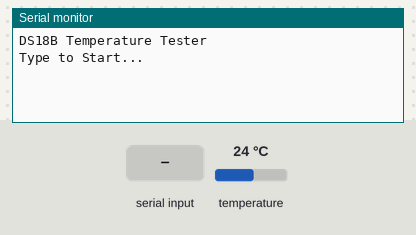
Simulated run of this sketch. Board: Arduino Mega 2560, built with avr-gcc and run on an emulated ATmega2560. On the bench: the last lines printed to the serial monitor. Inputs (shaded band) come from the test bench; at power-on: temperature 24 °C.

Above: at 0.8 s.
0.9 s: "1" received over Serial
At 2.4 s:
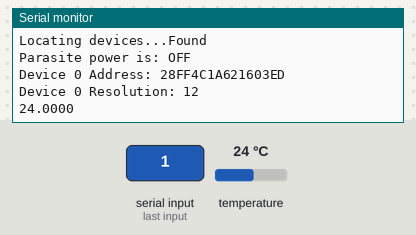
2.6 s: temperature set to 12 °C
At 3.4 s:
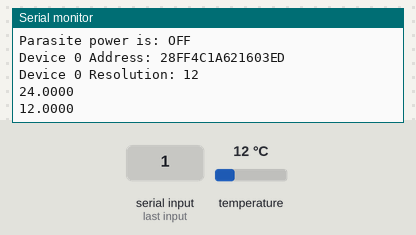
4.1 s: temperature set to 19 °C
At 5.0 s:
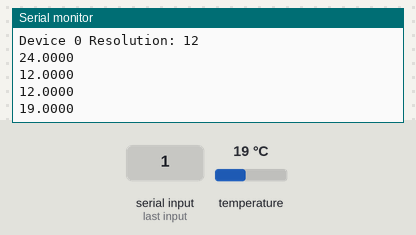
Timing chart, 0 to 7.1 s (numbered marks = the images above; inputs shaded):
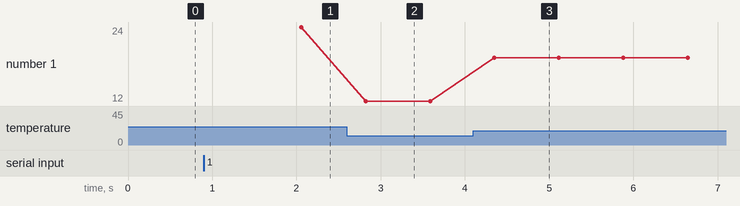

The sketch:

DStemp.ino
```cpp
// Dallas DS18B20 OneWire temperature sensor
// Code is modified example from DallasTemperature library

#include <OneWire.h>                                // OneWire and DallasTemperature libraries
#include <DallasTemperature.h>

OneWire oneWire(38);                                 // Initialize OneWire comm on pin 2
DallasTemperature dstemp(&oneWire);                 // Initialize DStemp sensor on OneWire bus
DeviceAddress dsaddress;                            // Make device address

void setup(){
  Serial.begin(1200);                               // Serial comm start
  Serial.println("DS18B Temperature Tester");
  Serial.println("Type to Start...");               // Wait for serial communication
  while(!Serial.available());

  Serial.print("Locating devices...");              //
  dstemp.begin();                                   // Initialize DStemp sensor
  Serial.println("Found");

  Serial.print("Parasite power is: ");              // Check for parasite power
  if (dstemp.isParasitePowerMode()) Serial.println("ON");
  else Serial.println("OFF");

  dstemp.getAddress(dsaddress, 0);                  // Set/Get Address?

  dstemp.setResolution(dsaddress, 12);              // Set resolution

  Serial.print("Device 0 Address: ");               // Print address
  printAddress(dsaddress);
  Serial.println();

  Serial.print("Device 0 Resolution: ");            // Print resolution
  Serial.print(dstemp.getResolution(dsaddress), DEC);
  Serial.println();
}

void loop(){
  dstemp.requestTemperatures();                     // Send the command to get temperatures
  float temp = dstemp.getTempC(dsaddress);          // Calculate temperature in celsius
  Serial.println(temp,4);                           // Print temperature
}


void printAddress(DeviceAddress deviceAddress)     // Print Hex address function
{
  for (uint8_t i = 0; i < 8; i++)
  {
    if (deviceAddress[i] < 16) Serial.print("0");
    Serial.print(deviceAddress[i], HEX);
  }
}
```

Measured:
- after the input at 0.9 s, the serial monitor: prints a new line at once (image 1)
- after the input at 2.6 s, the serial monitor: prints a new line after 0.22 s (image 2)
- after the input at 4.1 s, the serial monitor: prints a new line after 0.25 s (image 3)
- plotted number 1: 12 → 19 after the input at 4.1 s
